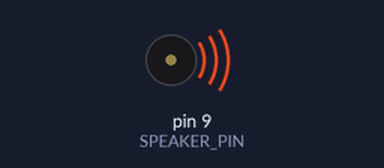
Recording of a sketch running on a simulated Arduino Uno, built with avr-gcc and run on an emulated ATmega328P. Parts: buzzer (waves = sounding).

Above: at 0.2 s.
At 5.2 s:
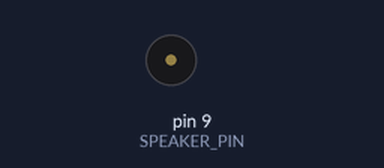
Timing chart, 0 to 7.2 s (numbered marks = the images above):
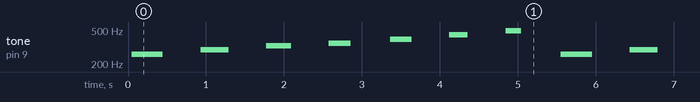

The sketch:

Speaker.ino
```cpp
  /**************/
 /** INCLUDES **/
/**************/

#include <stdio.h>
#include <stdlib.h>

  /***************/
 /** CONSTANTS **/
/***************/

int SPEAKER_PIN = 9;

  /***************/
 /** VARIABLES **/
/***************/

int BassTab[]={1911,1702,1516,1431,1275,1136,1012};

//=======================================================================================================================================================

  /****************/
 /** Prototypes **/
/****************/

void sound(uint8_t note_index);
void log(String text);

//=======================================================================================================================================================

  /***********/
 /** SETUP **/
/***********/

void setup(){
  //===== SERIAL =====

  Serial.begin(115200);       //Start serial communication

  //===== SPEAKER =====

  pinMode(SPEAKER_PIN,OUTPUT);
  digitalWrite(SPEAKER_PIN,LOW);
}

  /***********/
 /** LOOP ***/
/***********/

void loop()
{
  for(int note_index=0;note_index<7;note_index++){
    sound(note_index);
    delay(500);
  }
}

//=======================================================================================================================================================

  /***********/
 /** SOUND **/
/***********/

void sound(uint8_t note_index)
{
    for(int i=0;i<100;i++)
    {
        digitalWrite(SPEAKER_PIN,HIGH);
        delayMicroseconds(BassTab[note_index]);
        digitalWrite(SPEAKER_PIN,LOW);
        delayMicroseconds(BassTab[note_index]);
    }
}

//=======================================================================================================================================================

  /*********/
 /** LOG **/
/*********/

//Print a log on the terminal
void log(String text){
  Serial.print(text); //Log via serial
}
```

Measured:
- by itself, tone on pin 9 (SPEAKER_PIN): repeats every 5.5 s: silent 0.48 s, 293 Hz 0.36 s, silent 0.48 s, 329 Hz 0.32 s, silent 0.48 s, 348 Hz 0.28 s, silent 0.51 s, 391 Hz 0.28 s, silent 0.48 s, 438 Hz 0.24 s, silent 0.49 s, 492 Hz 0.20 s, silent 0.51 s, 261 Hz 0.40 s
